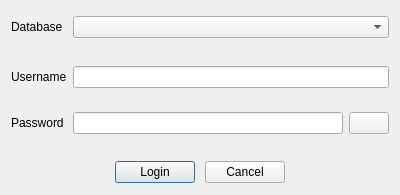
<?xml version="1.0" encoding="UTF-8"?>
<ui version="4.0">
 <class>dlgLogin</class>
 <widget class="QDialog" name="dlgLogin">
  <property name="geometry">
   <rect>
    <x>0</x>
    <y>0</y>
    <width>400</width>
    <height>195</height>
   </rect>
  </property>
  <property name="windowTitle">
   <string>Dialog</string>
  </property>
  <layout class="QGridLayout" name="gridLayout">
   <item row="2" column="0">
    <layout class="QHBoxLayout" name="horizontalLayout">
     <property name="spacing">
      <number>10</number>
     </property>
     <property name="sizeConstraint">
      <enum>QLayout::SetFixedSize</enum>
     </property>
     <property name="topMargin">
      <number>20</number>
     </property>
     <item>
      <spacer name="horizontalSpacer">
       <property name="orientation">
        <enum>Qt::Horizontal</enum>
       </property>
       <property name="sizeHint" stdset="0">
        <size>
         <width>40</width>
         <height>20</height>
        </size>
       </property>
      </spacer>
     </item>
     <item>
      <widget class="QPushButton" name="pushButton_2">
       <property name="text">
        <string>Login</string>
       </property>
       <property name="icon">
        <iconset resource="res.qrc">
         <normaloff>:/res/ok.png</normaloff>:/res/ok.png</iconset>
       </property>
      </widget>
     </item>
     <item>
      <widget class="QPushButton" name="pushButton">
       <property name="text">
        <string>Cancel</string>
       </property>
       <property name="icon">
        <iconset resource="res.qrc">
         <normaloff>:/res/cancel.png</normaloff>:/res/cancel.png</iconset>
       </property>
      </widget>
     </item>
     <item>
      <spacer name="horizontalSpacer_2">
       <property name="orientation">
        <enum>Qt::Horizontal</enum>
       </property>
       <property name="sizeHint" stdset="0">
        <size>
         <width>40</width>
         <height>20</height>
        </size>
       </property>
      </spacer>
     </item>
    </layout>
   </item>
   <item row="1" column="0">
    <layout class="QGridLayout" name="gridLayout_2" rowminimumheight="30,30,0">
     <property name="sizeConstraint">
      <enum>QLayout::SetDefaultConstraint</enum>
     </property>
     <property name="rightMargin">
      <number>0</number>
     </property>
     <property name="bottomMargin">
      <number>0</number>
     </property>
     <property name="horizontalSpacing">
      <number>6</number>
     </property>
     <property name="verticalSpacing">
      <number>20</number>
     </property>
     <item row="2" column="1">
      <widget class="QLineEdit" name="lePassword">
       <property name="echoMode">
        <enum>QLineEdit::Password</enum>
       </property>
      </widget>
     </item>
     <item row="0" column="0">
      <widget class="QLabel" name="label_3">
       <property name="text">
        <string>Database</string>
       </property>
      </widget>
     </item>
     <item row="2" column="0">
      <widget class="QLabel" name="label_2">
       <property name="text">
        <string>Password</string>
       </property>
      </widget>
     </item>
     <item row="1" column="0">
      <widget class="QLabel" name="label">
       <property name="frameShape">
        <enum>QFrame::NoFrame</enum>
       </property>
       <property name="text">
        <string>Username</string>
       </property>
      </widget>
     </item>
     <item row="2" column="2">
      <widget class="QPushButton" name="btnShowPassword">
       <property name="text">
        <string/>
       </property>
       <property name="icon">
        <iconset resource="res.qrc">
         <normaloff>:/res/eye.png</normaloff>:/res/eye.png</iconset>
       </property>
      </widget>
     </item>
     <item row="1" column="1" colspan="2">
      <widget class="QLineEdit" name="leLogin"/>
     </item>
     <item row="0" column="1" colspan="2">
      <widget class="QComboBox" name="cbDatabase"/>
     </item>
    </layout>
   </item>
  </layout>
 </widget>
 <tabstops>
  <tabstop>leLogin</tabstop>
  <tabstop>lePassword</tabstop>
  <tabstop>pushButton_2</tabstop>
  <tabstop>pushButton</tabstop>
  <tabstop>cbDatabase</tabstop>
 </tabstops>
 <resources>
  <include location="res.qrc"/>
 </resources>
 <connections/>
</ui>
